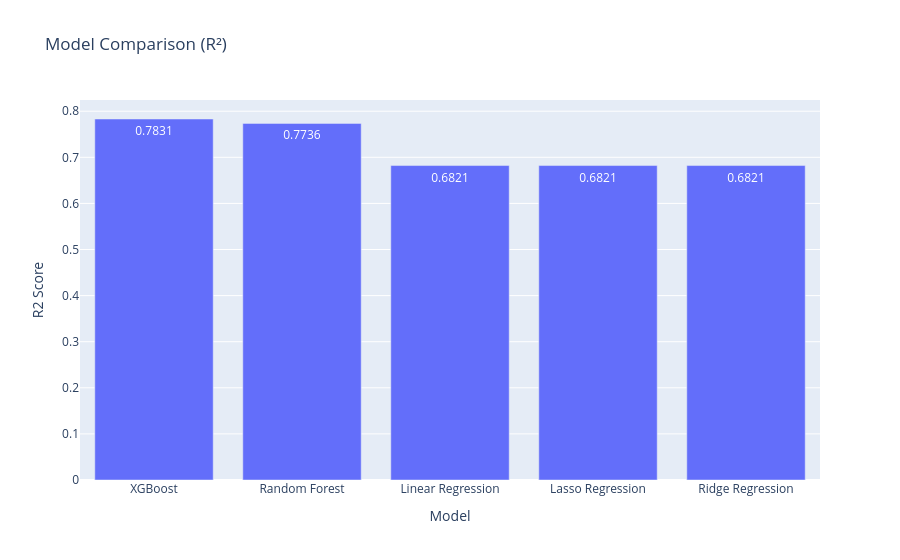
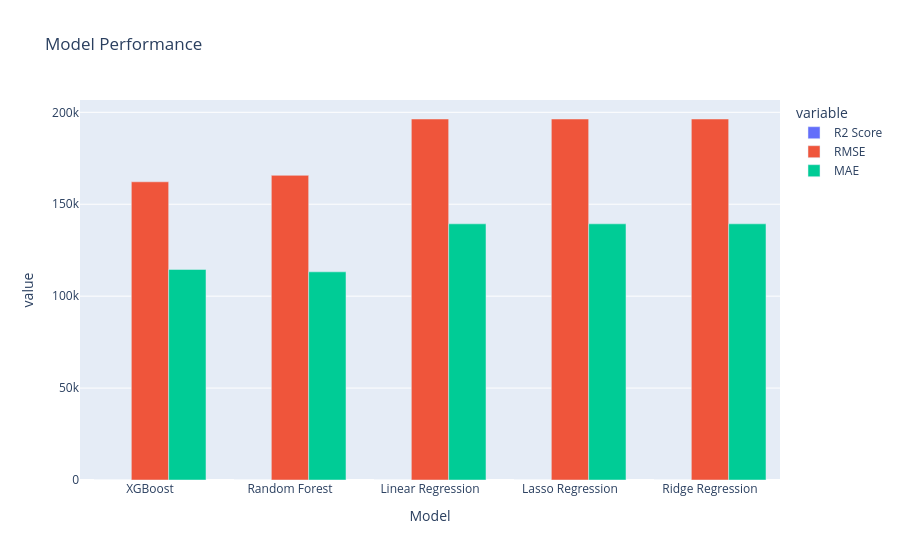
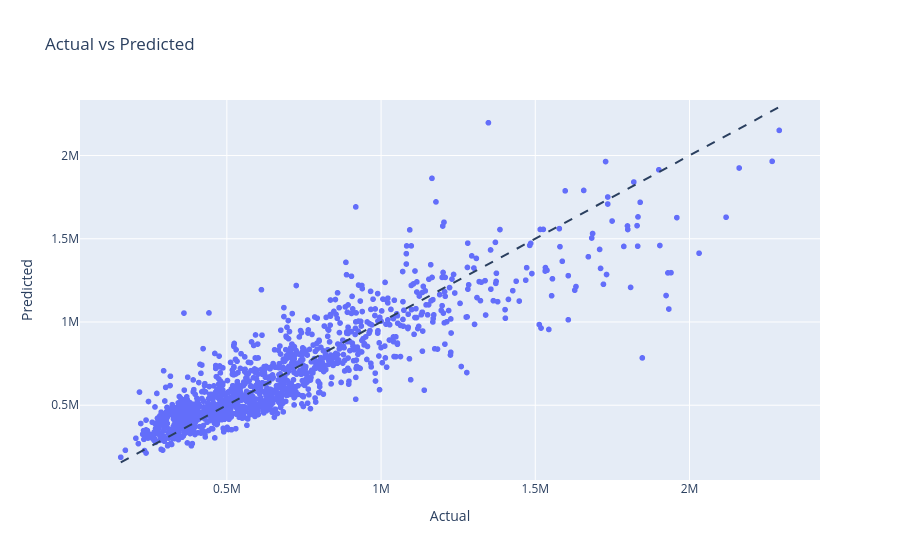
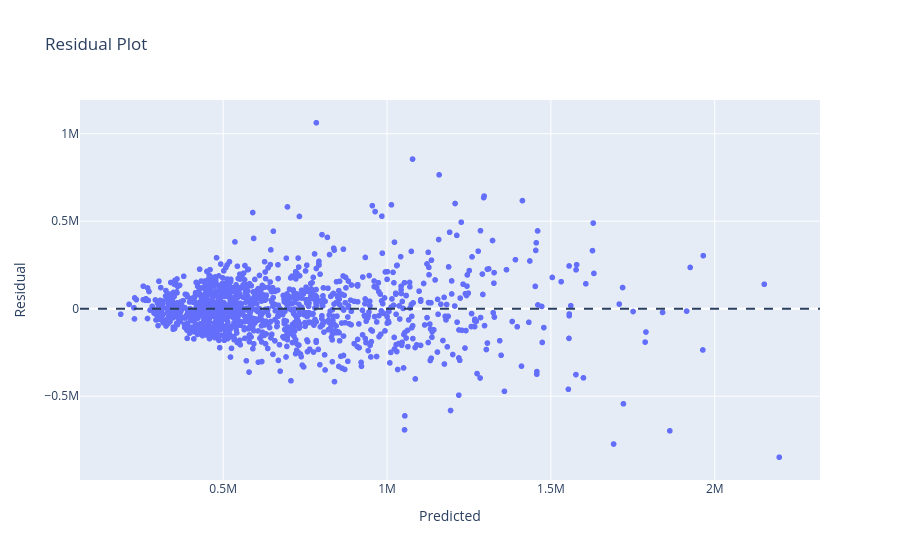

Here is the notebook cell these charts were saved with, in order:
### Code cell
from src.visualization import plot_all

plot_all(results, models, df_final)

### Figure 1 — Plotly figure (JSON) as saved in the notebook; plotly's stock layout.template omitted (floating-point values rounded to 4 significant figures)
{"data": [{"hovertemplate": "Model=%{x}<br>R2 Score=%{text}<extra></extra>", "legendgroup": "", "marker": {"color": "#636efa", "pattern": {"shape": ""}}, "name": "", "orientation": "v", "showlegend": false, "text": [0.7831, 0.7736, 0.6821, 0.6821, 0.6821], "textposition": "auto", "type": "bar", "x": ["XGBoost", "Random Forest", "Linear Regression", "Lasso Regression", "Ridge Regression"], "xaxis": "x", "y": [0.7831, 0.7736, 0.6821, 0.6821, 0.6821], "yaxis": "y"}], "layout": {"barmode": "relative", "legend": {"tracegroupgap": 0}, "title": {"text": "Model Comparison (R²)"}, "xaxis": {"anchor": "y", "domain": [0, 1], "title": {"text": "Model"}}, "yaxis": {"anchor": "x", "domain": [0, 1], "title": {"text": "R2 Score"}}}}

### Figure 2 — Plotly figure (JSON) as saved in the notebook; plotly's stock layout.template omitted (floating-point values rounded to 4 significant figures)
{"data": [{"alignmentgroup": "True", "hovertemplate": "variable=R2 Score<br>Model=%{x}<br>value=%{y}<extra></extra>", "legendgroup": "R2 Score", "marker": {"color": "#636efa", "pattern": {"shape": ""}}, "name": "R2 Score", "offsetgroup": "R2 Score", "orientation": "v", "showlegend": true, "textposition": "auto", "type": "bar", "x": ["XGBoost", "Random Forest", "Linear Regression", "Lasso Regression", "Ridge Regression"], "xaxis": "x", "y": [0.7831, 0.7736, 0.6821, 0.6821, 0.6821], "yaxis": "y"}, {"alignmentgroup": "True", "hovertemplate": "variable=RMSE<br>Model=%{x}<br>value=%{y}<extra></extra>", "legendgroup": "RMSE", "marker": {"color": "#EF553B", "pattern": {"shape": ""}}, "name": "RMSE", "offsetgroup": "RMSE", "orientation": "v", "showlegend": true, "textposition": "auto", "type": "bar", "x": ["XGBoost", "Random Forest", "Linear Regression", "Lasso Regression", "Ridge Regression"], "xaxis": "x", "y": [162200.0, 165700.0, 196400.0, 196400.0, 196400.0], "yaxis": "y"}, {"alignmentgroup": "True", "hovertemplate": "variable=MAE<br>Model=%{x}<br>value=%{y}<extra></extra>", "legendgroup": "MAE", "marker": {"color": "#00cc96", "pattern": {"shape": ""}}, "name": "MAE", "offsetgroup": "MAE", "orientation": "v", "showlegend": true, "textposition": "auto", "type": "bar", "x": ["XGBoost", "Random Forest", "Linear Regression", "Lasso Regression", "Ridge Regression"], "xaxis": "x", "y": [114500.0, 113200.0, 139300.0, 139300.0, 139300.0], "yaxis": "y"}], "layout": {"barmode": "group", "legend": {"title": {"text": "variable"}, "tracegroupgap": 0}, "title": {"text": "Model Performance"}, "xaxis": {"anchor": "y", "domain": [0, 1], "title": {"text": "Model"}}, "yaxis": {"anchor": "x", "domain": [0, 1], "title": {"text": "value"}}}}

### Figure 3 — Plotly figure (JSON) as saved in the notebook; plotly's stock layout.template omitted (floating-point values rounded to 4 significant figures; data arrays with more than 128 entries replaced by an {"elided": "..."} marker saying what was removed)
{"data": [{"hovertemplate": "Actual=%{x}<br>Predicted=%{y}<extra></extra>", "legendgroup": "", "marker": {"color": "#636efa", "symbol": "circle"}, "mode": "markers", "name": "", "showlegend": false, "type": "scattergl", "x": {"elided": "1284 int values"}, "xaxis": "x", "y": {"elided": "1284 float values"}, "yaxis": "y"}], "layout": {"legend": {"tracegroupgap": 0}, "shapes": [{"line": {"dash": "dash"}, "type": "line", "x0": 156000, "x1": 2291000, "y0": 156000, "y1": 2291000}], "title": {"text": "Actual vs Predicted"}, "xaxis": {"anchor": "y", "domain": [0, 1], "title": {"text": "Actual"}}, "yaxis": {"anchor": "x", "domain": [0, 1], "title": {"text": "Predicted"}}}}

### Figure 4 — Plotly figure (JSON) as saved in the notebook; plotly's stock layout.template omitted (floating-point values rounded to 4 significant figures; data arrays with more than 128 entries replaced by an {"elided": "..."} marker saying what was removed)
{"data": [{"hovertemplate": "Predicted=%{x}<br>Residual=%{y}<extra></extra>", "legendgroup": "", "marker": {"color": "#636efa", "symbol": "circle"}, "mode": "markers", "name": "", "showlegend": false, "type": "scattergl", "x": {"elided": "1284 float values"}, "xaxis": "x", "y": {"elided": "1284 float values"}, "yaxis": "y"}], "layout": {"legend": {"tracegroupgap": 0}, "shapes": [{"line": {"dash": "dash"}, "type": "line", "x0": 0, "x1": 1, "xref": "x domain", "y0": 0, "y1": 0, "yref": "y"}], "title": {"text": "Residual Plot"}, "xaxis": {"anchor": "y", "domain": [0, 1], "title": {"text": "Predicted"}}, "yaxis": {"anchor": "x", "domain": [0, 1], "title": {"text": "Residual"}}}}
